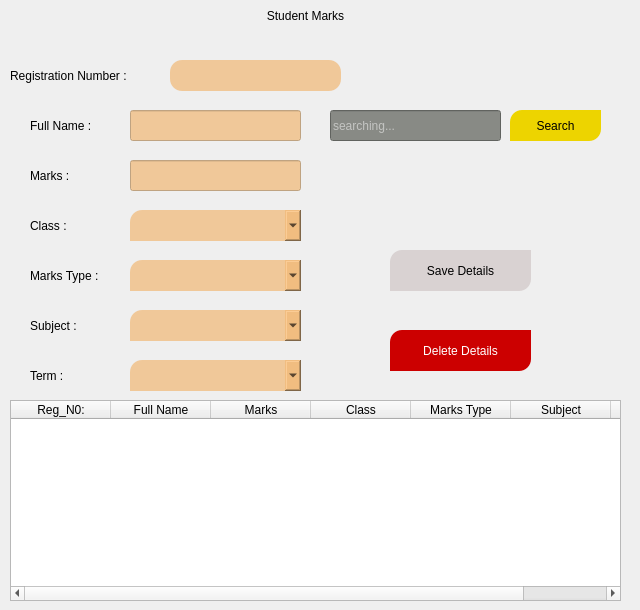
                <widget class="QWidget" name="studentMarks">
                 <attribute name="title">
                  <string>student marks</string>
                 </attribute>
                 <widget class="QComboBox" name="student_class_5">
                  <property name="geometry">
                   <rect>
                    <x>130</x>
                    <y>210</y>
                    <width>171</width>
                    <height>31</height>
                   </rect>
                  </property>
                  <property name="styleSheet">
                   <string notr="true">background-color: rgba(241, 185, 119, 181);
border-top-left-radius:12px;</string>
                  </property>
                  <property name="placeholderText">
                   <string>class .....</string>
                  </property>
                  <item>
                   <property name="text">
                    <string>Crache</string>
                   </property>
                  </item>
                  <item>
                   <property name="text">
                    <string>Nursery 1</string>
                   </property>
                  </item>
                  <item>
                   <property name="text">
                    <string>Nursery 2</string>
                   </property>
                  </item>
                  <item>
                   <property name="text">
                    <string>Kindergaten 1</string>
                   </property>
                  </item>
                  <item>
                   <property name="text">
                    <string>Kindergaten 2</string>
                   </property>
                  </item>
                  <item>
                   <property name="text">
                    <string>Class 1</string>
                   </property>
                  </item>
                  <item>
                   <property name="text">
                    <string>Class 2</string>
                   </property>
                  </item>
                  <item>
                   <property name="text">
                    <string>Class 3</string>
                   </property>
                  </item>
                  <item>
                   <property name="text">
                    <string>Class 4</string>
                   </property>
                  </item>
                  <item>
                   <property name="text">
                    <string>Class 5</string>
                   </property>
                  </item>
                  <item>
                   <property name="text">
                    <string>Class 6</string>
                   </property>
                  </item>
                  <item>
                   <property name="text">
                    <string>JHS 1</string>
                   </property>
                  </item>
                  <item>
                   <property name="text">
                    <string>JHS 2</string>
                   </property>
                  </item>
                  <item>
                   <property name="text">
                    <string>JHS 3</string>
                   </property>
                  </item>
                 </widget>
                 <widget class="QComboBox" name="student_subject">
                  <property name="geometry">
                   <rect>
                    <x>130</x>
                    <y>310</y>
                    <width>171</width>
                    <height>31</height>
                   </rect>
                  </property>
                  <property name="styleSheet">
                   <string notr="true">background-color: rgba(241, 185, 119, 181);
border-top-left-radius:12px;</string>
                  </property>
                  <property name="placeholderText">
                   <string>subject...</string>
                  </property>
                  <item>
                   <property name="text">
                    <string>English Language</string>
                   </property>
                  </item>
                  <item>
                   <property name="text">
                    <string>Mathematics</string>
                   </property>
                  </item>
                  <item>
                   <property name="text">
                    <string>Intergrated Science</string>
                   </property>
                  </item>
                  <item>
                   <property name="text">
                    <string>Computing</string>
                   </property>
                  </item>
                  <item>
                   <property name="text">
                    <string>Social Studies</string>
                   </property>
                  </item>
                  <item>
                   <property name="text">
                    <string>History</string>
                   </property>
                  </item>
                  <item>
                   <property name="text">
                    <string>Creative Arts</string>
                   </property>
                  </item>
                  <item>
                   <property name="text">
                    <string>French</string>
                   </property>
                  </item>
                  <item>
                   <property name="text">
                    <string>Ghanaian Language</string>
                   </property>
                  </item>
                  <item>
                   <property name="text">
                    <string>Basic Design and Tech.</string>
                   </property>
                  </item>
                  <item>
                   <property name="text">
                    <string>Our World Our People</string>
                   </property>
                  </item>
                  <item>
                   <property name="text">
                    <string>Religious and Moral Education</string>
                   </property>
                  </item>
                  <item>
                   <property name="text">
                    <string>Language and Oral Literacy Skills</string>
                   </property>
                  </item>
                  <item>
                   <property name="text">
                    <string>Pre-Reading Skills</string>
                   </property>
                  </item>
                  <item>
                   <property name="text">
                    <string>Pre-Writing</string>
                   </property>
                  </item>
                  <item>
                   <property name="text">
                    <string>Numeracy</string>
                   </property>
                  </item>
                  <item>
                   <property name="text">
                    <string>Health and Environment Studies</string>
                   </property>
                  </item>
                  <item>
                   <property name="text">
                    <string>Psychosocial Skills</string>
                   </property>
                  </item>
                  <item>
                   <property name="text">
                    <string>Creative Skills</string>
                   </property>
                  </item>
                 </widget>
                 <widget class="QLineEdit" name="student_name_4">
                  <property name="geometry">
                   <rect>
                    <x>330</x>
                    <y>110</y>
                    <width>171</width>
                    <height>31</height>
                   </rect>
                  </property>
                  <property name="styleSheet">
                   <string notr="true">background-color: rgb(136, 138, 133);
color: rgb(255, 255, 255);</string>
                  </property>
                  <property name="placeholderText">
                   <string>searching...</string>
                  </property>
                  <property name="clearButtonEnabled">
                   <bool>false</bool>
                  </property>
                 </widget>
                 <widget class="QLineEdit" name="student_name_5">
                  <property name="geometry">
                   <rect>
                    <x>130</x>
                    <y>110</y>
                    <width>171</width>
                    <height>31</height>
                   </rect>
                  </property>
                  <property name="styleSheet">
                   <string notr="true">background-color: rgba(241, 185, 119, 181);</string>
                  </property>
                  <property name="clearButtonEnabled">
                   <bool>true</bool>
                  </property>
                 </widget>
                 <widget class="QLabel" name="label_38">
                  <property name="geometry">
                   <rect>
                    <x>30</x>
                    <y>160</y>
                    <width>111</width>
                    <height>31</height>
                   </rect>
                  </property>
                  <property name="styleSheet">
                   <string notr="true">background-color: transparent;</string>
                  </property>
                  <property name="text">
                   <string>Marks :</string>
                  </property>
                 </widget>
                 <widget class="QTableWidget" name="tableWidget_3">
                  <property name="geometry">
                   <rect>
                    <x>10</x>
                    <y>400</y>
                    <width>611</width>
                    <height>201</height>
                   </rect>
                  </property>
                  <column>
                   <property name="text">
                    <string>Reg_N0:</string>
                   </property>
                  </column>
                  <column>
                   <property name="text">
                    <string>Full Name</string>
                   </property>
                  </column>
                  <column>
                   <property name="text">
                    <string>Marks</string>
                   </property>
                  </column>
                  <column>
                   <property name="text">
                    <string>Class</string>
                   </property>
                  </column>
                  <column>
                   <property name="text">
                    <string>Marks Type</string>
                   </property>
                  </column>
                  <column>
                   <property name="text">
                    <string>Subject</string>
                   </property>
                  </column>
                  <column>
                   <property name="text">
                    <string>Term</string>
                   </property>
                  </column>
                 </widget>
                 <widget class="QLineEdit" name="registration_number_3">
                  <property name="geometry">
                   <rect>
                    <x>170</x>
                    <y>60</y>
                    <width>171</width>
                    <height>31</height>
                   </rect>
                  </property>
                  <property name="styleSheet">
                   <string notr="true">background-color: rgba(241, 185, 119, 181);
border-radius: 12px;</string>
                  </property>
                 </widget>
                 <widget class="QLineEdit" name="marks">
                  <property name="geometry">
                   <rect>
                    <x>130</x>
                    <y>160</y>
                    <width>171</width>
                    <height>31</height>
                   </rect>
                  </property>
                  <property name="styleSheet">
                   <string notr="true">background-color: rgba(241, 185, 119, 181);</string>
                  </property>
                  <property name="placeholderText">
                   <string/>
                  </property>
                  <property name="clearButtonEnabled">
                   <bool>true</bool>
                  </property>
                 </widget>
                 <widget class="QLabel" name="label_39">
                  <property name="geometry">
                   <rect>
                    <x>10</x>
                    <y>60</y>
                    <width>161</width>
                    <height>31</height>
                   </rect>
                  </property>
                  <property name="styleSheet">
                   <string notr="true">background-color: transparent;</string>
                  </property>
                  <property name="text">
                   <string>Registration Number :</string>
                  </property>
                 </widget>
                 <widget class="QLabel" name="label_40">
                  <property name="geometry">
                   <rect>
                    <x>30</x>
                    <y>210</y>
                    <width>101</width>
                    <height>31</height>
                   </rect>
                  </property>
                  <property name="styleSheet">
                   <string notr="true">background-color: transparent;</string>
                  </property>
                  <property name="text">
                   <string>Class :</string>
                  </property>
                 </widget>
                 <widget class="QPushButton" name="btn_search_2">
                  <property name="geometry">
                   <rect>
                    <x>510</x>
                    <y>110</y>
                    <width>91</width>
                    <height>31</height>
                   </rect>
                  </property>
                  <property name="cursor">
                   <cursorShape>PointingHandCursor</cursorShape>
                  </property>
                  <property name="styleSheet">
                   <string notr="true">QPushButton{
	background-color: rgb(237, 212, 0);
border-top-left-radius: 12px;
border-bottom-right-radius: 12px;
}
QPushButton:hover{
	color: rgb(255, 255, 255);
	background-color: rgb(138, 226, 52);
	border-top-left-radius: 12px;
	border-bottom-right-radius: 12px;
}</string>
                  </property>
                  <property name="text">
                   <string>Search</string>
                  </property>
                  <property name="icon">
                   <iconset>
                    <normaloff>assets/buttons/search.svg</normaloff>assets/buttons/search.svg</iconset>
                  </property>
                  <property name="iconSize">
                   <size>
                    <width>20</width>
                    <height>20</height>
                   </size>
                  </property>
                 </widget>
                 <widget class="QPushButton" name="btn_delete_2">
                  <property name="geometry">
                   <rect>
                    <x>390</x>
                    <y>330</y>
                    <width>141</width>
                    <height>41</height>
                   </rect>
                  </property>
                  <property name="cursor">
                   <cursorShape>PointingHandCursor</cursorShape>
                  </property>
                  <property name="styleSheet">
                   <string notr="true">QPushButton{
	color: rgb(255, 255, 255);
	background-color: rgb(204, 0, 0);
border-top-left-radius: 12px;
border-bottom-right-radius: 12px;
}
QPushButton:hover{
	color: rgb(255, 255, 255);
	background-color: rgb(138, 226, 52);
	border-top-left-radius: 12px;
	border-bottom-right-radius: 12px;
}</string>
                  </property>
                  <property name="text">
                   <string>Delete Details</string>
                  </property>
                  <property name="icon">
                   <iconset>
                    <normaloff>assets/buttons/trash-2.svg</normaloff>assets/buttons/trash-2.svg</iconset>
                  </property>
                  <property name="iconSize">
                   <size>
                    <width>20</width>
                    <height>20</height>
                   </size>
                  </property>
                 </widget>
                 <widget class="QLabel" name="label_41">
                  <property name="geometry">
                   <rect>
                    <x>30</x>
                    <y>110</y>
                    <width>91</width>
                    <height>31</height>
                   </rect>
                  </property>
                  <property name="styleSheet">
                   <string notr="true">background-color: transparent;</string>
                  </property>
                  <property name="text">
                   <string>Full Name :</string>
                  </property>
                 </widget>
                 <widget class="QLabel" name="label_42">
                  <property name="geometry">
                   <rect>
                    <x>30</x>
                    <y>260</y>
                    <width>111</width>
                    <height>31</height>
                   </rect>
                  </property>
                  <property name="styleSheet">
                   <string notr="true">background-color: transparent;</string>
                  </property>
                  <property name="text">
                   <string>Marks Type :</string>
                  </property>
                 </widget>
                 <widget class="QLabel" name="label_65">
                  <property name="geometry">
                   <rect>
                    <x>30</x>
                    <y>310</y>
                    <width>91</width>
                    <height>31</height>
                   </rect>
                  </property>
                  <property name="styleSheet">
                   <string notr="true">background-color: transparent;</string>
                  </property>
                  <property name="text">
                   <string>Subject :</string>
                  </property>
                 </widget>
                 <widget class="QComboBox" name="schoo_term">
                  <property name="geometry">
                   <rect>
                    <x>130</x>
                    <y>360</y>
                    <width>171</width>
                    <height>31</height>
                   </rect>
                  </property>
                  <property name="styleSheet">
                   <string notr="true">background-color: rgba(241, 185, 119, 181);
border-top-left-radius:12px;</string>
                  </property>
                  <property name="placeholderText">
                   <string>term ...</string>
                  </property>
                  <item>
                   <property name="text">
                    <string>Term 1</string>
                   </property>
                  </item>
                  <item>
                   <property name="text">
                    <string>Term 2</string>
                   </property>
                  </item>
                  <item>
                   <property name="text">
                    <string>Term 3</string>
                   </property>
                  </item>
                 </widget>
                 <widget class="QComboBox" name="marks_type">
                  <property name="geometry">
                   <rect>
                    <x>130</x>
                    <y>260</y>
                    <width>171</width>
                    <height>31</height>
                   </rect>
                  </property>
                  <property name="styleSheet">
                   <string notr="true">background-color: rgba(241, 185, 119, 181);
border-top-left-radius:12px;</string>
                  </property>
                  <property name="placeholderText">
                   <string>type...</string>
                  </property>
                  <item>
                   <property name="text">
                    <string>Exams</string>
                   </property>
                  </item>
                  <item>
                   <property name="text">
                    <string>Class Work</string>
                   </property>
                  </item>
                  <item>
                   <property name="text">
                    <string>Projects</string>
                   </property>
                  </item>
                 </widget>
                 <widget class="QLabel" name="label_66">
                  <property name="geometry">
                   <rect>
                    <x>30</x>
                    <y>360</y>
                    <width>91</width>
                    <height>31</height>
                   </rect>
                  </property>
                  <property name="styleSheet">
                   <string notr="true">background-color: transparent;</string>
                  </property>
                  <property name="text">
                   <string>Term :</string>
                  </property>
                 </widget>
                 <widget class="QPushButton" name="btn_register_9">
                  <property name="geometry">
                   <rect>
                    <x>390</x>
                    <y>250</y>
                    <width>141</width>
                    <height>41</height>
                   </rect>
                  </property>
                  <property name="cursor">
                   <cursorShape>PointingHandCursor</cursorShape>
                  </property>
                  <property name="styleSheet">
                   <string notr="true">QPushButton{
	background-color: rgba(214, 205, 205, 221);
border-top-left-radius: 12px;
border-bottom-right-radius: 12px;
}
QPushButton:hover{
	background-color: rgb(138, 226, 52);
	border-top-left-radius: 12px;
	border-bottom-right-radius: 12px;
}</string>
                  </property>
                  <property name="text">
                   <string>Save Details</string>
                  </property>
                  <property name="icon">
                   <iconset>
                    <normaloff>assets/buttons/save.svg</normaloff>assets/buttons/save.svg</iconset>
                  </property>
                  <property name="iconSize">
                   <size>
                    <width>20</width>
                    <height>20</height>
                   </size>
                  </property>
                 </widget>
                 <widget class="QLabel" name="label_71">
                  <property name="geometry">
                   <rect>
                    <x>-10</x>
                    <y>0</y>
                    <width>631</width>
                    <height>31</height>
                   </rect>
                  </property>
                  <property name="styleSheet">
                   <string notr="true">font: 700 17pt &quot;Roboto&quot;;
background-color: transparent;</string>
                  </property>
                  <property name="text">
                   <string>Student Marks</string>
                  </property>
                  <property name="alignment">
                   <set>Qt::AlignCenter</set>
                  </property>
                 </widget>
                </widget>
